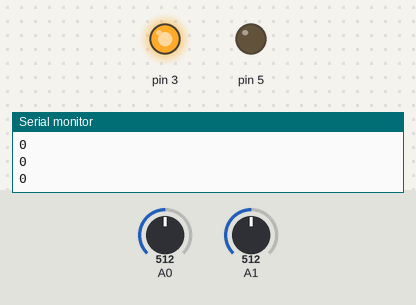
This sketch was run on a simulated Arduino Uno, built with avr-gcc and run on an emulated ATmega328P. On the bench: output pins drawn as LEDs (lit = HIGH), the last lines printed to the serial monitor. The inputs (shaded band) are chosen by the test bench; at power-on: A1 = 512, A0 = 512.

Above: at 1.2 s.
1.3 s: A1 set to 777
2.8 s: A1 set to 793
At 3.1 s:
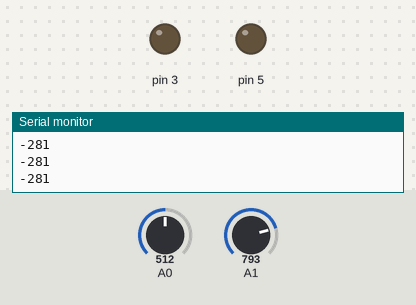
4.3 s: A0 set to 489
At 5.5 s:
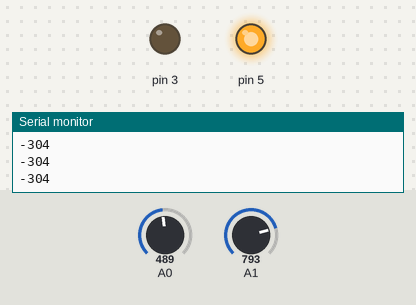
5.8 s: A0 set to 511
At 6.6 s:
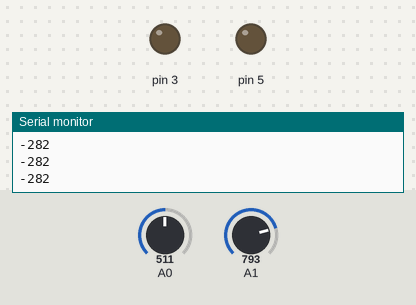
7.3 s: A0 set to 306
At 7.9 s:
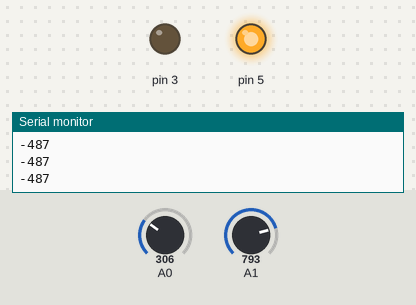
Timing chart, 0 to 9.8 s (numbered marks = the images above; inputs shaded):
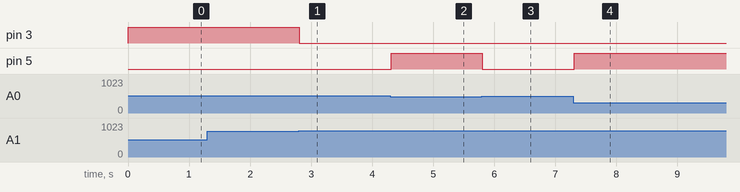

The sketch:

lightvore_project.ino
```cpp
int count;
int light1;
int light2;
int diferince;
void lr() {
  light1 = analogRead(A0);
  light2 = analogRead(A1);
}
void lp() {
  Serial.println("photoresistor 1 is");
  Serial.println(light1);
  Serial.println("photoresistor 2 is");
  Serial.println(light2);
}
void difr() {
  diferince = light1 - light2;
}
void difw() {
  Serial.println(diferince);
}


void setup() {
  pinMode(A0, 0);
  pinMode(A1, 0);
  pinMode(3, 1);
  pinMode(5, 1);
  Serial.begin(9600);
}
void loop() {
  lr();
  difr();
  difw();

  if (diferince >= -280) {
    digitalWrite(3, 1);
  }
  else
  {
    digitalWrite(3, 0);
  }

  if (diferince <= -293) {
    digitalWrite(5, 1);
  }
  else
  {
    digitalWrite(5, 0);
  }


}
```

Measured:
- the behaviour switches between 792 and 793 on A1 (found by bisection; images 0 and 1)
- the behaviour switches between 501 and 500 on A0 (found by bisection; images 1 and 2)
- after the input at 2.8 s, pin 3: HIGH → LOW at once
- after the input at 4.3 s, pin 5: LOW → HIGH at once
- after the input at 5.8 s, pin 5: HIGH → LOW at once
- after the input at 7.3 s, pin 5: LOW → HIGH at once
